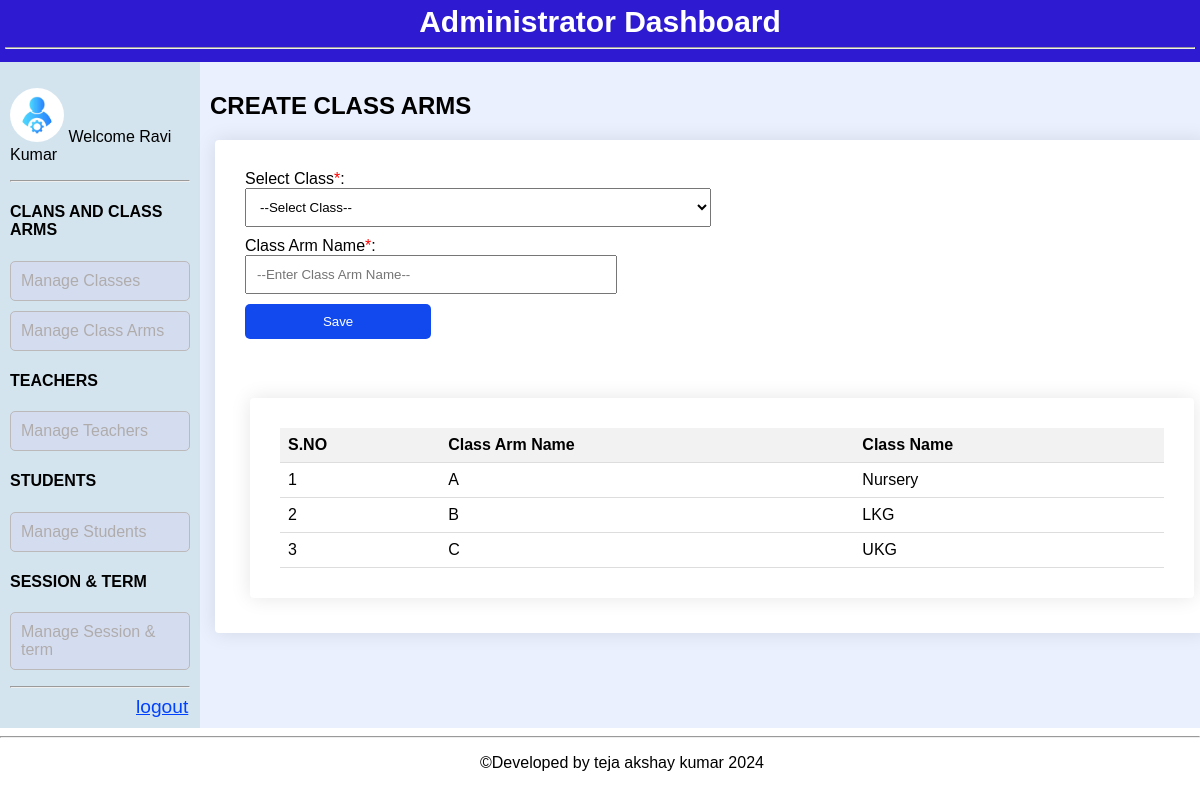
Page /manageclassarm.php (signed in) on the committed database.
### tables this page shows
CREATE TABLE `classarm` (
  `CLASSARMNAME` varchar(50) NOT NULL,
  `CLASSNAME` varchar(50) NOT NULL,
  `EMAILID` varchar(100) DEFAULT NULL
);

### manageclassarm.php (the view, shortened to what this page needs)
<?php
require_once "handlers/dbh.php";
$emailid=$_SESSION['emailid'];
$query = "SELECT classarmname,classname FROM classarm where emailid=?";
$stmt1 = $pdo->prepare($query);
$stmt1->execute([$emailid]);
$classnames = $stmt1->fetchAll(PDO::FETCH_ASSOC);
    $query = "select firstname,lastname FROM admin where emailid=?";
    $stmt7 = $pdo->prepare($query);
    $stmt7->execute([$emailid]);
    $details= $stmt7->fetchAll(PDO::FETCH_ASSOC);
    $fn=$details[0]['firstname'];
    $ln=$details[0]['lastname'];
?>
<!DOCTYPE html>
<html lang="en">
<head>
    <link rel="stylesheet" href="style1.css">
</head>
<body>
<header>
        <h1>Administrator Dashboard</h1>
       <hr>
</header>
<main>
    <div class="container">
        <div class="panel panel1">
        <p>  <img src="images/admin.png" alt="Your Wellness, Our Priority" class="alogo">
        <?php echo "<span >"  ."Welcome ".$fn." ".$ln. "</span>"; ?></p>
    <hr>
        <div>
        <h4>CLANS AND CLASS ARMS</h4>
        <ul class="item-list">
                <li><a href="manageclasses.php?emailid=$emailid">Manage Classes</a></li>
                <li><a href="manageclassarm.php?emailid=$emailid">Manage Class Arms</a></li>
            </ul>
        </div>
        <div>
        <h4>TEACHERS</h4>
        <ul class="item-list">
                <li><a href="manageteachers.php?emailid=$emailid">Manage Teachers</a></li>
            </ul>
        </div>
        <div>
        <h4>STUDENTS</h4>
        <ul class="item-list">
                <li><a href="createstudents.php?emailid=$emailid">Manage Students</a></li>
            </ul>
        </div>
        <div>
        <h4>SESSION & TERM</h4>
        <ul class="item-list">
                <li><a href="createsessions.php?emailid=$emailid">Manage Session & term</a></li>
            </ul>
        </div>
        <hr>
        <a class="log" href="logout.php">logout</a>
        </div>
        <div class="panel panel2">
            <h2>CREATE CLASS ARMS</h2>
            <form id="classarm" action="handlers/classarmhandler.php?emailid=$emailid" method="post">
            <div class="board2">
                <div class="student-info">
                    <label type="text" for="classname">Select Class<span class="required">*</span>:</label><br>
                    <select id="classname" name="classname">
                        <option value="" disabled selected>--Select Class--</option>
                    </select><br>
                    <label for="classarmname">Class Arm Name<span class="required">*</span>:</label><br>
                    <input type="text" id="classarmname" name="classarmname" placeholder="--Enter Class Arm Name--" required><br>
                    <button >Save</button>
                </div>
            <br><br>
            </form>
            <br>
            <div class="board2">
                <div class="student-info">
                <table>
                    <thead>
                        <tr>
                            <th>S.NO</th>
                            <th>Class Arm Name</th>
                            <th>Class Name</th>
                        </tr>
                    </thead>
                    <tbody>
                    <?php
                    $i=1;
                        foreach ($classnames as $row) {
                            echo "<tr>";
                            echo "<td>$i</td>";
                            echo "<td>" . $row['classarmname'] . "</td>";
                            echo "<td>" . $row['classname'] . "</td>";
                            echo "</tr>";
                            $i++;
                        }
                        ?>
                    </tbody>
                </table>
                </div>
            </div>
        </div>
    </div>
    </main>
    <footer>
        <hr>
        <p class="copyright">&copy;Developed by teja akshay kumar 2024</p>
    </footer>
    </body>
    </html>

### style1.css (style rules this page uses)
body, html { margin: 0; padding: 0; height: 100%; font-family: Arial, sans-serif; }
.container { display: flex; height: 100%; }
.panel { padding: 10px; box-sizing: border-box; }
.panel1 { width: 16.6666667%; background-color: #d3e4ef; }
.panel2 { width: 83.3333333%; background-color: #ebf0fe; }
.item-list { list-style-type: none; padding: 0; }
.item-list li { margin-bottom: 10px; background-color: #d4ddef; border-radius: 5px; }
.copyright { margin-left: 40%; }
.item-list li a { display: block; padding: 10px; border: 1px solid #bbb9b9; border-radius: 5px; text-decoration: none; color: #b0acac; transition: background-color 0.3s ease; }
header { background-color: #2e1bd1; padding: 5px; }
.alogo { width: 30%; margin-top: px; border-radius: 100%; }
header h1 { color: #ffffff; font-size: 30px; margin: 0; text-align: center; }
.board2 { background-color: rgb(255, 255, 255); border-radius: 4px; box-shadow: 0 0 20px rgba(0, 0, 0, 0.1); padding: 30px; width: 95%; text-align: left; margin: 5px; }
.log { color: rgb(0, 64, 255); font-size: larger; margin-left: 70%; }
input { width: 40%; padding: 10px; margin-bottom: 10px; box-sizing: border-box; }
.required { color: red; }
button { background-color: #1249ee; color: white; padding: 10px; border: none; width: 20%; border-radius: 5px; cursor: pointer; text-align: center; }
select { width: 50%; padding: 10px; margin-bottom: 10px; }

### manageclassarm.php (style rules this page uses)
table { width: 100%; border-collapse: collapse; }
th, td { padding: 8px; text-align: left; border-bottom: 1px solid #ddd; }
th { background-color: #f2f2f2; }

### rows in the picture
classarm: CLASSARMNAME "A", CLASSNAME "Nursery"
classarm: CLASSARMNAME "B", CLASSNAME "LKG"
classarm: CLASSARMNAME "C", CLASSNAME "UKG"

### other values in the picture
$fn "Ravi"
$ln "Kumar"
